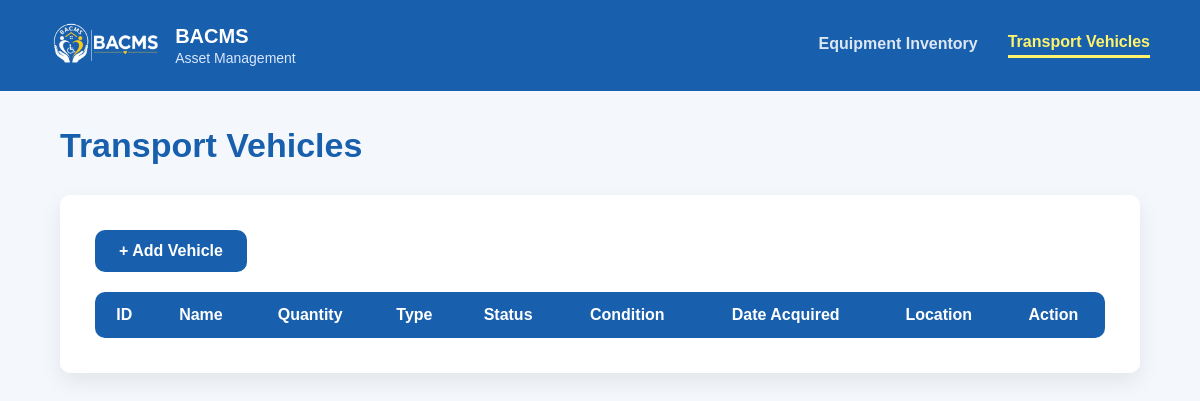
Before: /admin/vehicle_list.php with the older database file.
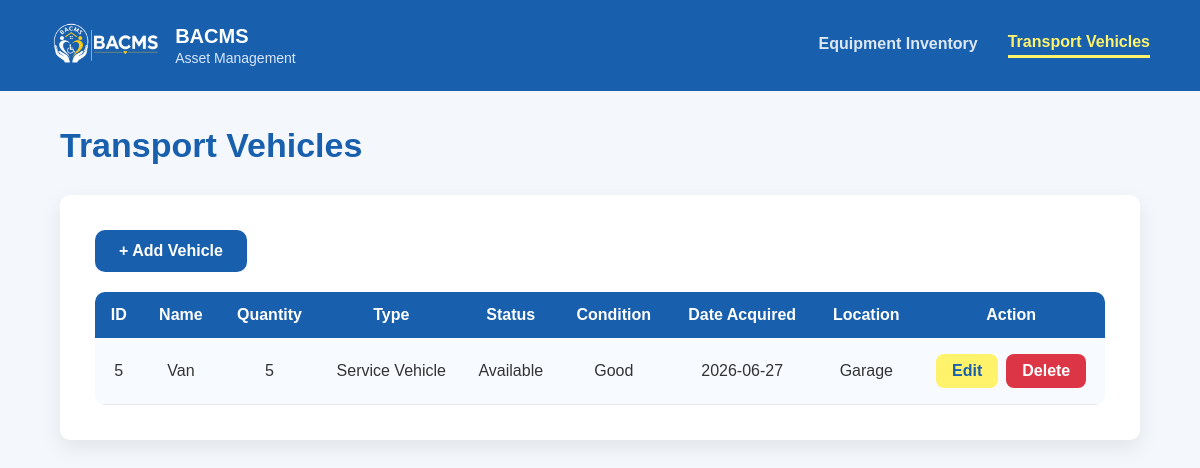
After: the same page with the newer database file.
### tables this page shows
CREATE TABLE `transport_vehicles` (
  `vehicle_id` int(11) NOT NULL,
  `vehicle_name` varchar(100) NOT NULL,
  `vehicle_quantity` int(11) NOT NULL,
  `vehicle_type` varchar(100) NOT NULL,
  `vehicle_status` varchar(100) NOT NULL,
  `vehicle_condition` varchar(100) NOT NULL,
  `date_acquired` date NOT NULL,
  `assigned_location` varchar(100) NOT NULL,
  `vehicle_remarks` varchar(255) NOT NULL
);

### admin/vehicle_list.php (the view, shortened to what this page needs)
<?php
require_once("../config/database.php");
$result = mysqli_query(
    $conn,
    "SELECT * FROM transport_vehicles
     ORDER BY vehicle_name ASC"
);
?>
<!DOCTYPE html>
<html>
<head>
    <link rel="stylesheet" href="../css/admin_style.css">
</head>
<body>
<div class="navbar">
    <div class="logo-section">
        <img src="../images/headerlogo.png" alt="BACMS Logo">
        <div>
            <h2>BACMS</h2>
            <p>Asset Management</p>
        </div>
    </div>
	  <div class="nav-links">
        <a href="equipment_list.php">
            Equipment Inventory
        </a>
        <a href="vehicle_list.php" class="active">
            Transport Vehicles
        </a>
    </div>
</div>
<div class="container">
    <h1 class="page-title">Transport Vehicles</h1>
    <div class="card">
        <a
            class="add-btn"
            href="add_vehicle.php">
            + Add Vehicle
        </a>
        <table>
            <tr>
                <th>ID</th>
                <th>Name</th>
                <th>Quantity</th>
                <th>Type</th>
                <th>Status</th>
                <th>Condition</th>
                <th>Date Acquired</th>
                <th>Location</th>
                <th>Action</th>
            </tr>
            <?php
            while($row = mysqli_fetch_assoc($result)){
            ?>
            <tr>
                <td><?php echo $row['vehicle_id']; ?></td>
                <td><?php echo $row['vehicle_name']; ?></td>
                <td><?php echo $row['vehicle_quantity']; ?></td>
                <td><?php echo $row['vehicle_type']; ?></td>
                <td><?php echo $row['vehicle_status']; ?></td>
                <td><?php echo $row['vehicle_condition']; ?></td>
                <td><?php echo $row['date_acquired']; ?></td>
                <td><?php echo $row['assigned_location']; ?></td>
         <td>
    <div class="action-buttons">
        <a
            class="edit-btn"
            href="edit_vehicle.php?id=<?php echo $row['vehicle_id']; ?>">
            Edit
        </a>
        <a
            class="delete-btn"
            href="delete_vehicle.php?id=<?php echo $row['vehicle_id']; ?>"
            onclick="return confirm('Delete this vehicle?')">
            Delete
        </a>
    </div>
</td>
            </tr>
            <?php
            }
            ?>
        </table>
    </div>
</div>
</body>
</html>

Changed rows visible on the page:
added transport_vehicles: vehicle_id "5", vehicle_name "Van", vehicle_quantity "5", vehicle_type "Service Vehicle", vehicle_status "Available", vehicle_condition "Good", date_acquired "2026-06-27", assigned_location "Garage"
